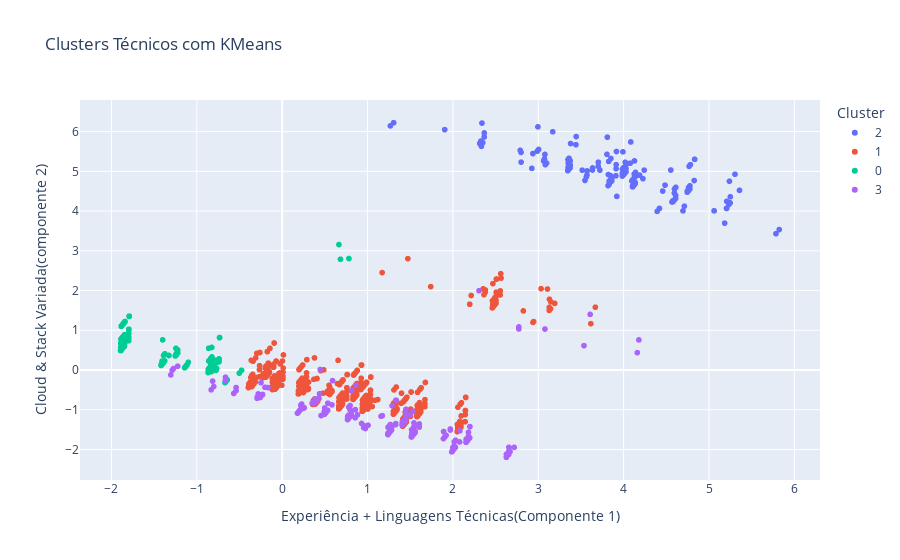

Notebook cell for this chart:
### Markdown cell above
### Heatmap - Experiência média por cluster x senioridade.
- Mesmo entre profissionais com a mesma senioridade declarada, a média de experiência em dados varia bastante clusters. Por exemplo profissionais sêniores no cluster 2 têm média de 5 anos de experiência em dados, enquanto no cluster 1 apenas 3,3 anos. 
- Isso revela que a senioridade percebida no mercado não necessariamente reflete o tempo efetivo de experiência técnica. 
- O cluster 2 destaca-se como o grupo com maior tempo de experiência média entre todas as senioridades.

### Code cell
# @title visualização dos clusters
import plotly.express as px

fig = px.scatter(
    x=X_pca[:, 0],
    y=X_pca[:, 1],
    color=df["cluster_tecnico"].astype(str),
    title="Clusters Técnicos com KMeans",
    labels={"color": "Cluster"},
    hover_data=[df["2.f_cargo_atual"], df["2.g_nivel"]]
)

fig.update_layout(xaxis_title="Experiência + Linguagens Técnicas(Componente 1)", yaxis_title="Cloud & Stack Variada(componente 2)")
fig.show()

### Figure 1 — Plotly figure (JSON) as saved in the notebook; plotly's stock layout.template omitted (floating-point values rounded to 4 significant figures; data arrays with more than 128 entries replaced by an {"elided": "..."} marker saying what was removed)
{"data": [{"customdata": {"elided": "223x2 str values"}, "hovertemplate": "Cluster=2<br>x=%{x}<br>y=%{y}<br>hover_data_0=%{customdata[0]}<br>hover_data_1=%{customdata[1]}<extra></extra>", "legendgroup": "2", "marker": {"color": "#636efa", "symbol": "circle"}, "mode": "markers", "name": "2", "showlegend": true, "type": "scattergl", "x": {"elided": "223 float values"}, "xaxis": "x", "y": {"elided": "223 float values"}, "yaxis": "y"}, {"customdata": {"elided": "2720x2 str values"}, "hovertemplate": "Cluster=1<br>x=%{x}<br>y=%{y}<br>hover_data_0=%{customdata[0]}<br>hover_data_1=%{customdata[1]}<extra></extra>", "legendgroup": "1", "marker": {"color": "#EF553B", "symbol": "circle"}, "mode": "markers", "name": "1", "showlegend": true, "type": "scattergl", "x": {"elided": "2720 float values"}, "xaxis": "x", "y": {"elided": "2720 float values"}, "yaxis": "y"}, {"customdata": {"elided": "1937x2 str values"}, "hovertemplate": "Cluster=0<br>x=%{x}<br>y=%{y}<br>hover_data_0=%{customdata[0]}<br>hover_data_1=%{customdata[1]}<extra></extra>", "legendgroup": "0", "marker": {"color": "#00cc96", "symbol": "circle"}, "mode": "markers", "name": "0", "showlegend": true, "type": "scattergl", "x": {"elided": "1937 float values"}, "xaxis": "x", "y": {"elided": "1937 float values"}, "yaxis": "y"}, {"customdata": {"elided": "337x2 str values"}, "hovertemplate": "Cluster=3<br>x=%{x}<br>y=%{y}<br>hover_data_0=%{customdata[0]}<br>hover_data_1=%{customdata[1]}<extra></extra>", "legendgroup": "3", "marker": {"color": "#ab63fa", "symbol": "circle"}, "mode": "markers", "name": "3", "showlegend": true, "type": "scattergl", "x": {"elided": "337 float values"}, "xaxis": "x", "y": {"elided": "337 float values"}, "yaxis": "y"}], "layout": {"legend": {"title": {"text": "Cluster"}, "tracegroupgap": 0}, "title": {"text": "Clusters Técnicos com KMeans"}, "xaxis": {"anchor": "y", "domain": [0, 1], "title": {"text": "Experiência + Linguagens Técnicas(Componente 1)"}}, "yaxis": {"anchor": "x", "domain": [0, 1], "title": {"text": "Cloud & Stack Variada(componente 2)"}}}}
